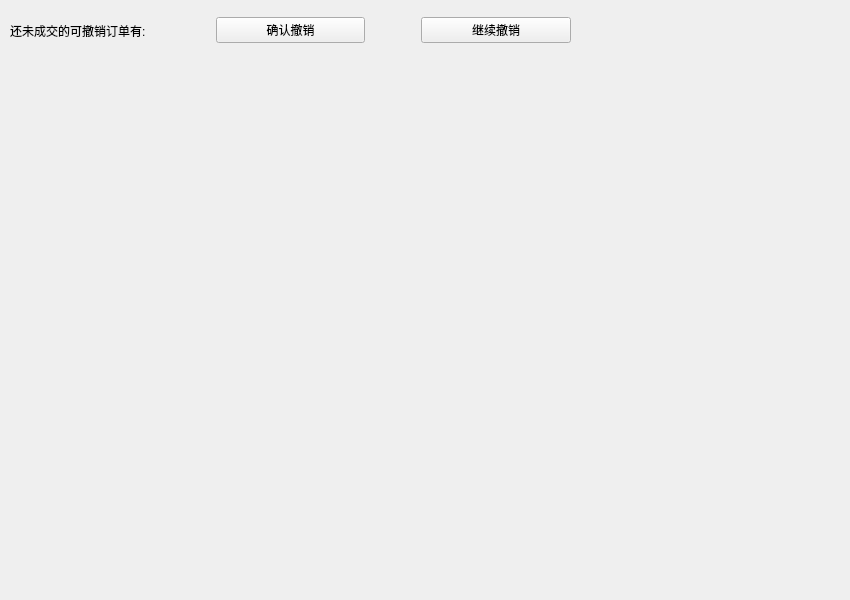
<?xml version="1.0" encoding="UTF-8"?>
<ui version="4.0">
 <class>RevWidget</class>
 <widget class="QWidget" name="RevWidget">
  <property name="geometry">
   <rect>
    <x>0</x>
    <y>0</y>
    <width>850</width>
    <height>600</height>
   </rect>
  </property>
  <property name="minimumSize">
   <size>
    <width>600</width>
    <height>400</height>
   </size>
  </property>
  <property name="maximumSize">
   <size>
    <width>1000</width>
    <height>800</height>
   </size>
  </property>
  <property name="windowTitle">
   <string>撤销</string>
  </property>
  <widget class="QWidget" name="horizontalLayoutWidget">
   <property name="geometry">
    <rect>
     <x>10</x>
     <y>10</y>
     <width>561</width>
     <height>41</height>
    </rect>
   </property>
   <layout class="QHBoxLayout" name="horizontalLayout">
    <item>
     <widget class="QLabel" name="label">
      <property name="text">
       <string>还未成交的可撤销订单有:</string>
      </property>
     </widget>
    </item>
    <item>
     <spacer name="horizontalSpacer">
      <property name="orientation">
       <enum>Qt::Horizontal</enum>
      </property>
      <property name="sizeType">
       <enum>QSizePolicy::Fixed</enum>
      </property>
      <property name="sizeHint" stdset="0">
       <size>
        <width>50</width>
        <height>20</height>
       </size>
      </property>
     </spacer>
    </item>
    <item>
     <widget class="QPushButton" name="verifyButton">
      <property name="text">
       <string>确认撤销</string>
      </property>
     </widget>
    </item>
    <item>
     <spacer name="horizontalSpacer_2">
      <property name="orientation">
       <enum>Qt::Horizontal</enum>
      </property>
      <property name="sizeType">
       <enum>QSizePolicy::Fixed</enum>
      </property>
      <property name="sizeHint" stdset="0">
       <size>
        <width>50</width>
        <height>20</height>
       </size>
      </property>
     </spacer>
    </item>
    <item>
     <widget class="QPushButton" name="continueRev">
      <property name="text">
       <string>继续撤销</string>
      </property>
     </widget>
    </item>
   </layout>
  </widget>
 </widget>
 <resources/>
 <connections/>
</ui>
